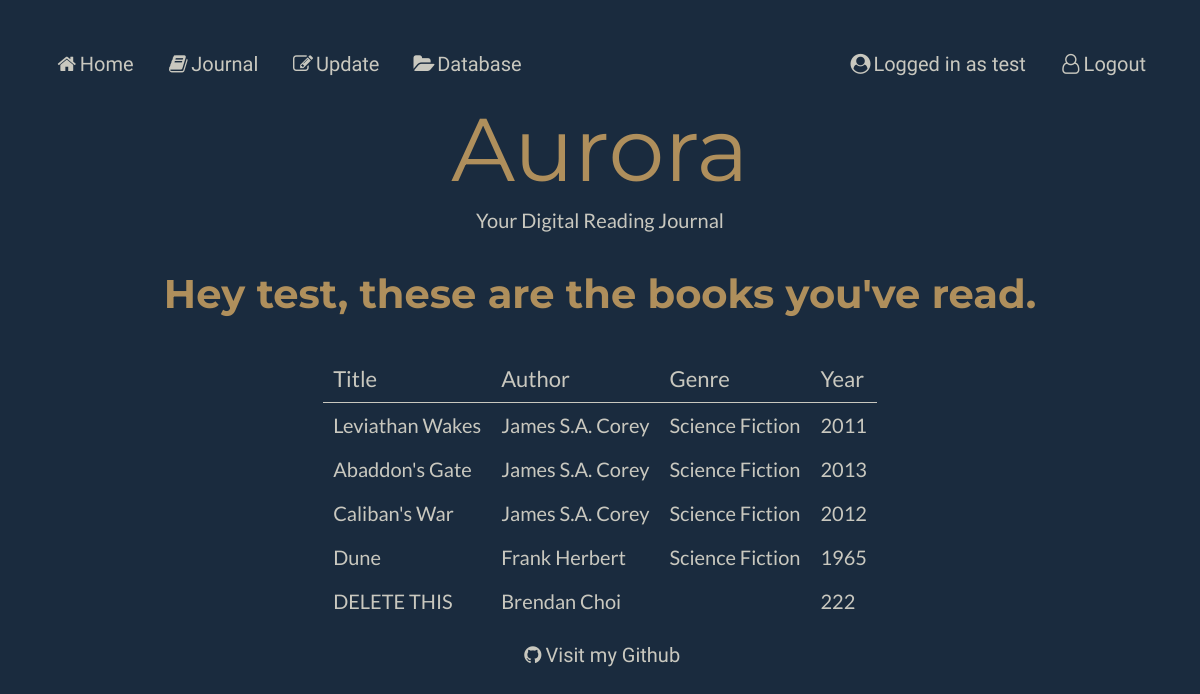
The page /journal (signed in) on the database as committed earlier.
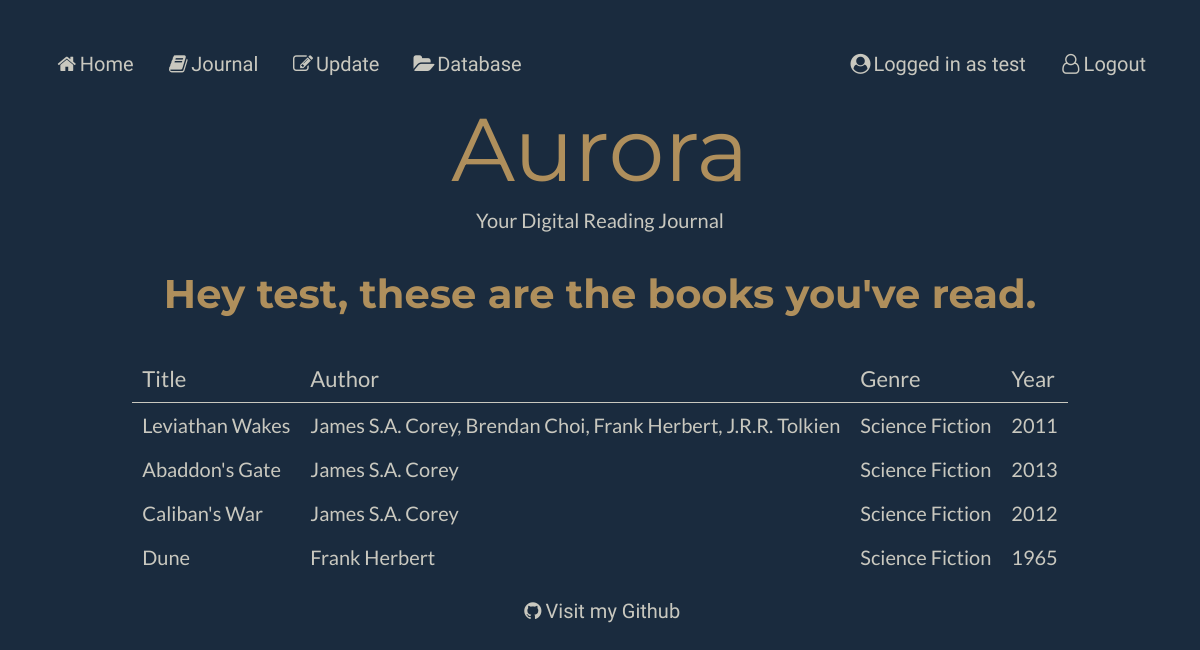
The same page on the database as committed later.
### models.py (models this page shows)
class Books (db.Model):
    __tablename__ = "Books"
    bookid = db.Column(db.Integer, primary_key=True)
    title = db.Column(db.String(80))
    synopsis = db.Column(db.String(80))
    year = db.Column(db.String(80))
    authors = db.relationship("Authors", secondary=BooksAuthors, back_populates="books")
    users = db.relationship("Users", secondary=BooksUsers, back_populates="books")
    genres = db.relationship("Genres", secondary=BooksGenres, back_populates="books")

### main.py (the view)
@app.route('/journal')
def journal():
    user = models.Users.query.filter_by(userid=session['user']).first_or_404()
    return render_template("journal.html", user=user, userid=user, page_title="Journal")

### main.py (called while the page is built)
@app.context_processor
def add_current_user():
    if session.get('user'): # if a user is logged in
        return dict(current_user=models.Users.query.get(session['user'])) # current user is equal to userinfo of user session
    return dict(current_user=None) # otherwise current user is none

### templates/journal.html
{% extends 'layout.html' %}
{% block content %}
{% if current_user %}
<h1>Hey {{current_user.username}}, these are the books you've read.</h1>
{% endif %}
<table id="journal">
        <tr>
            <th colspan = 1>Title</th>
            <th colspan = 1>Author</th>
            <th colspan = 1>Genre</th>
            <th colspan = 1>Year</th>
        </tr>
        {% for book in user.books %}
        <tr>
            <td><a href="/book/{{ book.title }}">{{ book.title }}</a></td>
            <td><a href="/author/{{book.authors|join(', ', attribute='name') }}">{{ book.authors|join(', ', attribute='name') }}</a></td>
            <td><a href="/genre/{{book.genres|join(', ', attribute='name') }}">{{ book.genres|join(', ', attribute='name') }}</a></td>
            <td>{{ book.year }} </td>
        </tr>
        {% endfor%}
    </table>
{% endblock %}

Rows that differ between the two databases and show on the page:
removed Books: title "DELETE THIS", authors "Brendan Choi", year "222"
computed for Books "Leviathan Wakes": authors "James S.A. Corey" → "James S.A. Corey, Brendan Choi, Frank Herbert, J.R.R. Tolkien"
